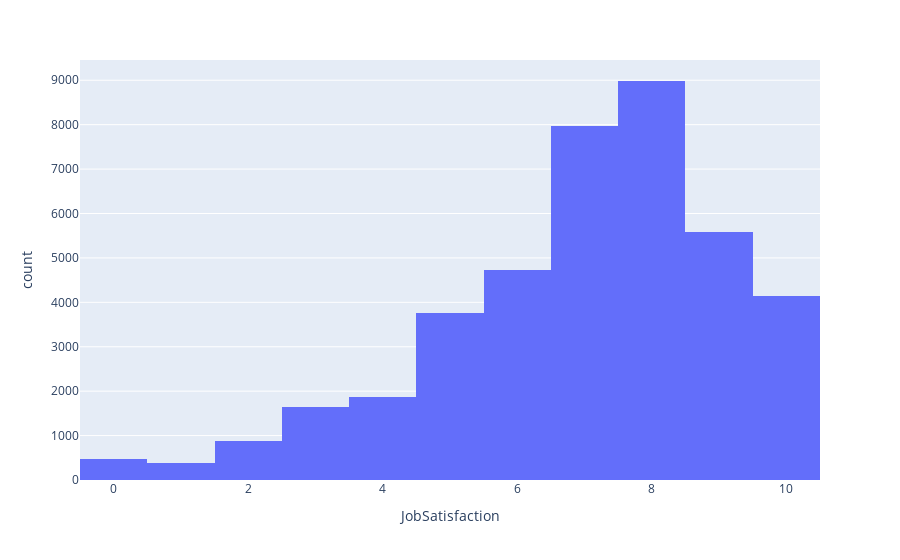

Notebook cell for this chart:
### Code cell
fig = px.histogram(df, x="JobSatisfaction")
fig.show()

### Figure 1 — Plotly figure (JSON) as saved in the notebook; plotly's stock layout.template omitted (floating-point values rounded to 4 significant figures; data arrays with more than 128 entries replaced by an {"elided": "..."} marker saying what was removed)
{"data": [{"alignmentgroup": "True", "bingroup": "x", "hovertemplate": "JobSatisfaction=%{x}<br>count=%{y}<extra></extra>", "legendgroup": "", "marker": {"color": "#636efa", "pattern": {"shape": ""}}, "name": "", "offsetgroup": "", "orientation": "v", "showlegend": false, "type": "histogram", "x": {"elided": "51392 int values"}, "xaxis": "x", "yaxis": "y"}], "layout": {"barmode": "relative", "legend": {"tracegroupgap": 0}, "margin": {"t": 60}, "xaxis": {"anchor": "y", "domain": [0, 1], "title": {"text": "JobSatisfaction"}}, "yaxis": {"anchor": "x", "domain": [0, 1], "title": {"text": "count"}}}}
